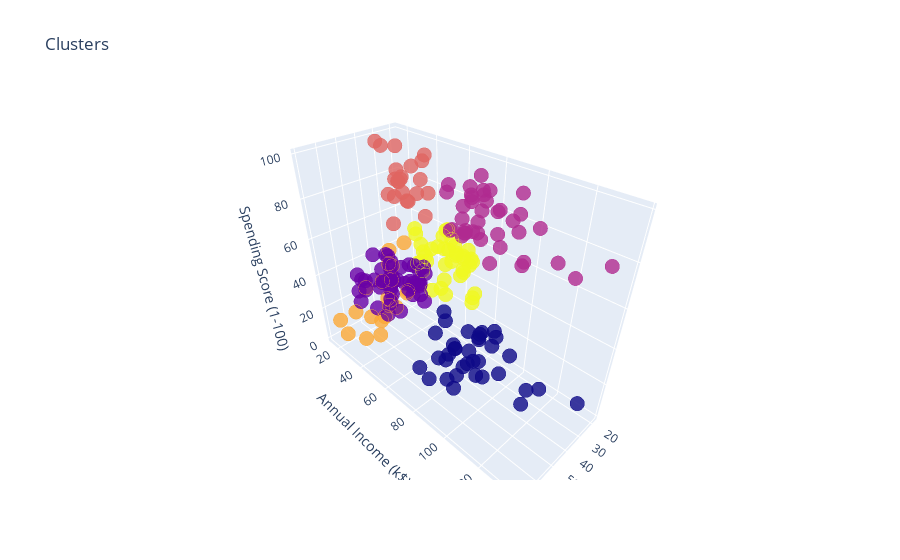

Source (notebook cell):
### Code cell
df2['labels'] = labels

trace = go.Scatter3d(
                    x = df2['Age'],
                    y = df2['Annual Income (k$)'],
                    z = df2['Spending Score (1-100)'],
                    mode = 'markers',
                    marker=dict(color=df2['labels'], size = 5, line=dict(color=df2['labels'], width=12), opacity=0.8)
                    )
    
data = [trace]
layout = go.Layout(
                    title='Clusters',
                    scene= dict(
                                xaxis = dict(title = 'Age'),
                                yaxis = dict(title = 'Annual Income (k$)'),
                                zaxis = dict(title = 'Spending Score (1-100)'))
                                )

fig = go.Figure(data=data, layout=layout)
py.offline.iplot(fig)
plt.show()

### Figure 1 — Plotly figure (JSON) as saved in the notebook; plotly's stock layout.template omitted (floating-point values rounded to 4 significant figures; data arrays with more than 128 entries replaced by an {"elided": "..."} marker saying what was removed)
{"data": [{"marker": {"color": {"elided": "200 int values"}, "line": {"color": {"elided": "200 int values"}, "width": 12}, "opacity": 0.8, "size": 5}, "mode": "markers", "type": "scatter3d", "x": {"elided": "200 int values"}, "y": {"elided": "200 int values"}, "z": {"elided": "200 int values"}}], "layout": {"scene": {"xaxis": {"title": {"text": "Age"}}, "yaxis": {"title": {"text": "Annual Income (k$)"}}, "zaxis": {"title": {"text": "Spending Score (1-100)"}}}, "title": {"text": "Clusters"}}}
